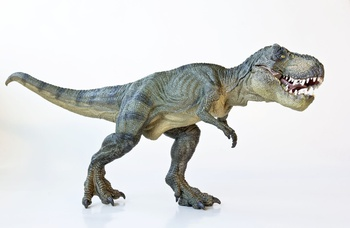
#> input picture Image-Processing/trex.jpg, 350 x 228 px
$ python rotation.py --image trex.jpg
#> lines starting #> are read from the running program, lines starting #| are printed output that depends on the picture
### Image-Processing/image_utils.py
import numpy as np
import argparse
import cv2

# [4 lines left out: function translate, not called in this run]

def rotate (image,angle,center=None,scale=1.0):
	(h,w)=(image.shape[0],image.shape[1])
	if center is None:
		center = (w//2, h//2)
	rot_matrix = cv2.getRotationMatrix2D(center, angle, scale)
	rot = cv2.warpAffine(image,rot_matrix,(w,h))
	return rot

# [14 lines left out: function resize, not called in this run]

### Image-Processing/rotation.py
import numpy as np
import argparse
import cv2
import image_utils

ap = argparse.ArgumentParser()
ap.add_argument("-i", "--image", required = True,
	help = "Path to the image")
args = vars(ap.parse_args())
image = cv2.imread(args["image"])
#> image is the input picture: shape (228, 350, 3); mean B, G, R 216.4, 216.9, 215.4

(h,w)=(image.shape[0],image.shape[1])
#> h = 228; w = 350
center = (w//2, h//2)
#> center = (175, 114)
rot_matrix = cv2.getRotationMatrix2D(center, -45, 1.0)

rot = cv2.warpAffine(image,rot_matrix,(w,h))
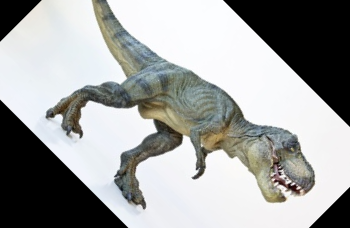
#> rot: shape (228, 350, 3); mean B, G, R 161.2, 162.2, 160.8
cv2.imshow("45 anticlock", rot)
cv2.waitKey(0)

rot1 = image_utils.rotate(image,-90)
#> in rotate, `rot = cv2.warpAffine(image,rot_matrix,(w,h))`:
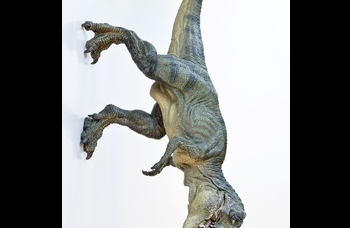
#> rot: shape (228, 350, 3); mean B, G, R 134.9, 135.5, 134
cv2.imshow("90 clock", rot1)
cv2.waitKey(0)
